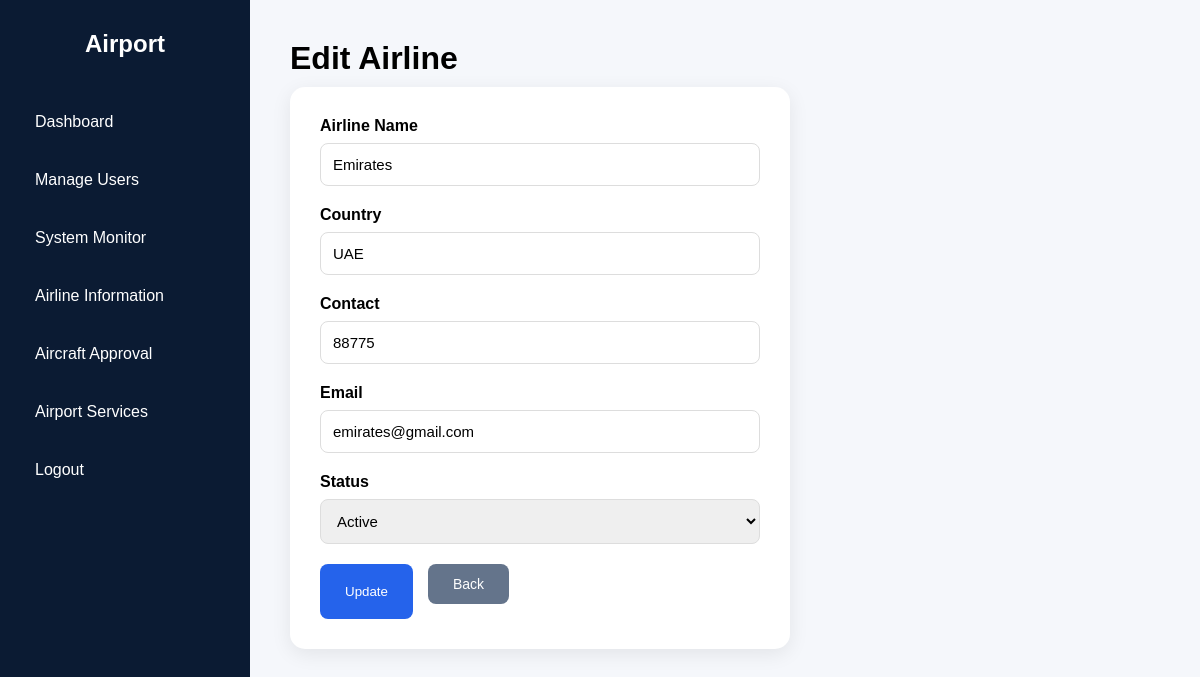
The app's page /admin/edit_airline.php?id=1 (signed in) with its own data.
### tables this page shows
CREATE TABLE `airlines` (
  `id` int(11) NOT NULL,
  `airline_name` varchar(100) NOT NULL,
  `country` varchar(100) DEFAULT NULL,
  `contact` varchar(50) DEFAULT NULL,
  `email` varchar(100) DEFAULT NULL,
  `status` varchar(20) DEFAULT 'Active',
  `created_at` timestamp NOT NULL DEFAULT current_timestamp()
);

### admin/edit_airline.php (the view, shortened to what this page needs)
<?php
include "../config/database.php";
$id = $_GET['id'];
$result = mysqli_query($conn,
"SELECT * FROM airlines WHERE id=$id"
);
$airline = mysqli_fetch_assoc($result);
?>
<!DOCTYPE html>
<html>
<head>
<link rel="stylesheet" href="../assets/css/admin.css">
</head>
<body>
<div class="admin-container">
<?php include "../includes/admin_sidebar.php"; ?>
<div class="main-content">
<h1>Edit Airline</h1>
<div class="form-card">
<form method="POST">
<label>Airline Name</label>
<input type="text"
name="airline_name"
value="<?php echo $airline['airline_name']; ?>"
required>
<label>Country</label>
<input type="text"
name="country"
value="<?php echo $airline['country']; ?>">
<label>Contact</label>
<input type="text"
name="contact"
value="<?php echo $airline['contact']; ?>">
<label>Email</label>
<input type="email"
name="email"
value="<?php echo $airline['email']; ?>">
<label>Status</label>
<select name="status">
<option value="Active"
<?php if($airline['status']=="Active") echo "selected"; ?>>
Active
</option>
</select>
<div class="form-buttons">
<button class="save-btn" name="submit">
Update
</button>
<a class="back-btn" href="airlines.php">
Back
</a>
</div>
</form>
</div>
 </div>
 </div>
</body>
</html>

### assets/css/admin.css (style rules this page uses)
* { margin:0; padding:0; box-sizing:border-box; font-family:Arial, sans-serif; }
body { min-height:100vh; background:#f5f7fb; }
.admin-container { display:flex; min-height:100vh; }
.main-content { flex:1; padding:40px; }
.main-content h1 { font-size:32px; margin-bottom:10px; }
.back-btn { display:inline-block; margin-bottom:15px; padding:8px 16px; background:#64748b; color:white; text-decoration:none; border-radius:6px; font-size:14px; }
.form-card { background:white; padding:30px; border-radius:15px; width:500px; box-shadow:0 5px 20px rgba(0,0,0,0.08); }
.form-card label { display:block; margin-bottom:8px; font-weight:600; }
.form-card input, .form-card select { width:100%; padding:12px; margin-bottom:20px; border:1px solid #ddd; border-radius:8px; font-size:15px; }
.form-buttons { display:flex; gap:15px; }
.save-btn { background:#2563eb; color:white; border:none; padding:12px 25px; border-radius:8px; cursor:pointer; }
.back-btn { background:#64748b; color:white; padding:12px 25px; border-radius:8px; text-decoration:none; }

### records on screen
airlines: airline_name "Emirates", country "UAE", contact "88775", email "emirates@gmail.com", status "Active"
